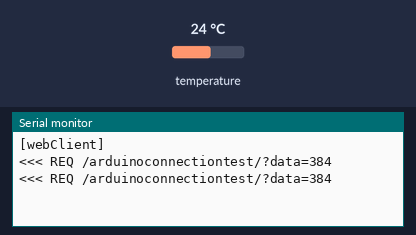
Recording of a sketch running on a simulated Arduino Uno, built with avr-gcc and run on an emulated ATmega328P. Shown: the last lines printed to the serial monitor. The inputs (shaded band) are chosen by the test bench; at power-on: temperature 24 °C.

Above: at 6.8 s.
6.9 s: temperature set to 12 °C
At 11.4 s:
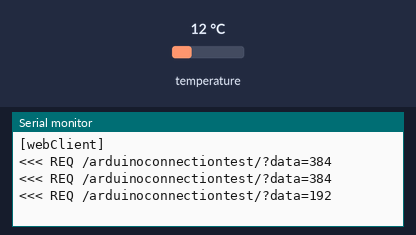
13.2 s: temperature set to 19 °C
At 16.5 s:
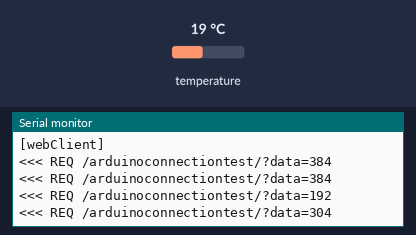
Timing chart, 0 to 18.0 s (numbered marks = the images above; inputs shaded):
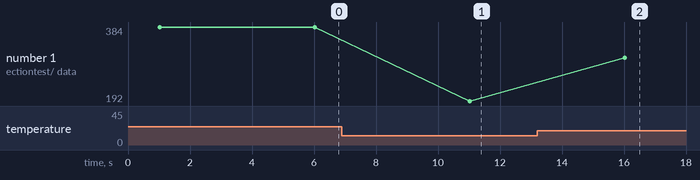

The sketch:

tempClient.ino
```cpp
// (licence header left out)
#include <OneWire.h>
#include <EtherCard.h>

OneWire ds(3);

// ethernet interface mac address, must be unique on the LAN
static byte mymac[] = { 0x74,0x69,0x69,0x2D,0x30,0x31 };

byte Ethernet::buffer[700];
static uint32_t timer;

char website[] PROGMEM = "thenewdabbs.com";
char DReading[10];

// called when the client request is complete
static void my_callback (byte status, word off, word len) {
  Serial.println(">>>");
  Ethernet::buffer[off+300] = 0;
  Serial.print((const char*) Ethernet::buffer + off);
  Serial.println("...");
}

void setup () {
  Serial.begin(57600);
  Serial.println("\n[webClient]");

  if (ether.begin(sizeof Ethernet::buffer, mymac) == 0)
    Serial.println( "Failed to access Ethernet controller");
  if (!ether.dhcpSetup())
    Serial.println("DHCP failed");

  ether.printIp("IP:  ", ether.myip);
  ether.printIp("GW:  ", ether.gwip);
  ether.printIp("DNS: ", ether.dnsip);

  if (!ether.dnsLookup(website))
    Serial.println("DNS failed");

  ether.printIp("SRV: ", ether.hisip);
}

void loop () {
  ether.packetLoop(ether.packetReceive());

  if (millis() > timer) {
    timer = millis() + 5000;

    byte addr[8];
    if (!ds.search(addr))
    {
      ds.reset_search();
      return;
    }
    if (ds.crc8(addr, 7) != addr[7]) return;
    if (addr[0] != 0x28) return;

    ds.reset();
    ds.select(addr);
    ds.write(0x44, 1);

   delay(1000);

    ds.reset();
    ds.select(addr);
    ds.write(0xBE);

    byte data[9];
    for (int i = 0; i < 9; i++) data[i] = ds.read();
    if (ds.crc8(data, 8) != data[8]) return;

    ds.reset_search();

    int TReading = (data[1] << 8) + data[0];
    sprintf(DReading, "data=%d", TReading);

    Serial.println();
    Serial.print("<<< REQ /arduinoconnectiontest/?");
    Serial.print(DReading);
    Serial.print(" ");
    ether.browseUrl(PSTR("/arduinoconnectiontest/?"), DReading, website, my_callback);
  }
}
```

Measured:
- after the input at 6.9 s, the serial monitor: prints a new line after 4.1 s (image 1)
- after the input at 13.2 s, the serial monitor: prints a new line after 2.8 s (image 2)
- plotted number 1: 384 → 192 after the input at 6.9 s, 192 → 304 after the input at 13.2 s
